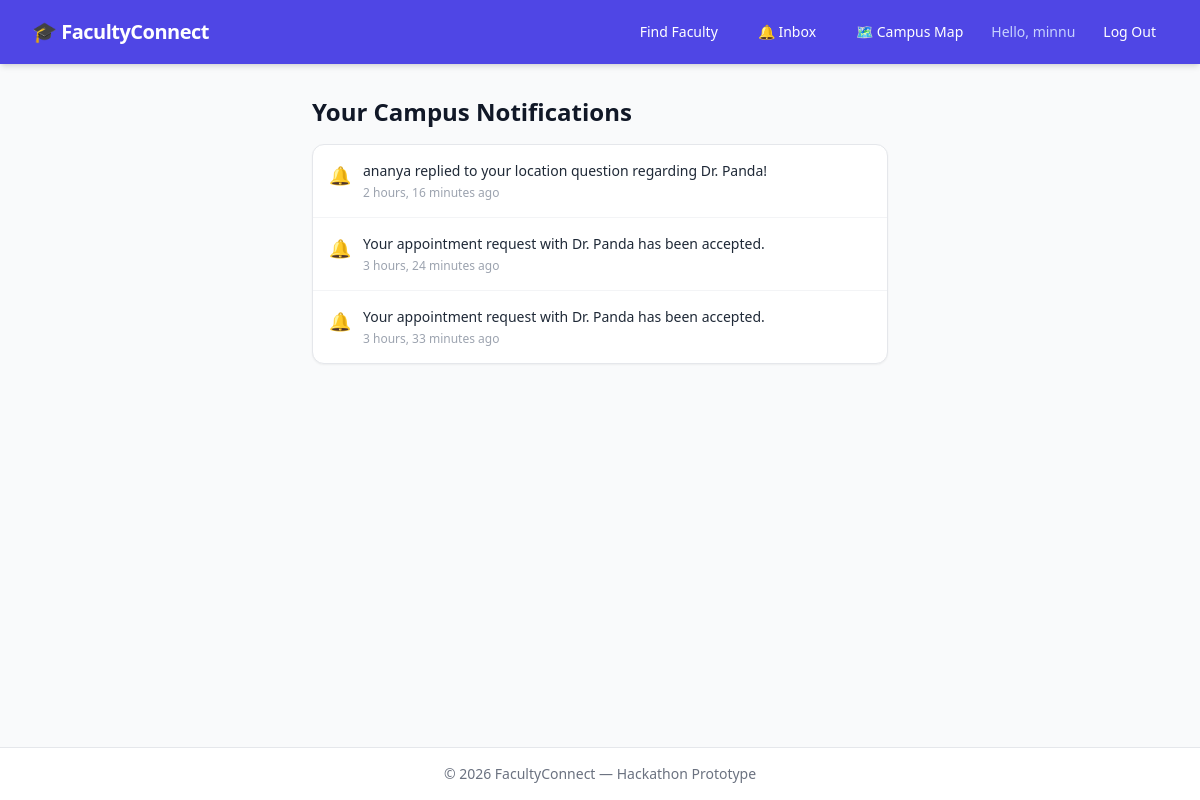
The page /community/notifications/ (signed in) on the database its author committed.
### accounts/models.py (models this page shows, shortened)
class CustomUser(AbstractUser):
    ROLE_CHOICES = (
        ('student', 'Student'),
        ('faculty', 'Faculty'),
        ('admin', 'Admin'),
    )
    role = models.CharField(max_length=10, choices=ROLE_CHOICES, default='student')

### community/models.py (models this page shows, shortened)
class Notification(models.Model):
    user = models.ForeignKey(settings.AUTH_USER_MODEL, on_delete=models.CASCADE, related_name='notifications')
    message = models.CharField(max_length=255)
    is_read = models.BooleanField(default=False)
    created_at = models.DateTimeField(auto_now_add=True)

### community/views.py (the view)
# urls.py: path('notifications/', views.view_notifications, name='notifications'),
@login_required
def view_notifications(request):
    notes = request.user.notifications.all().order_by('-created_at')
    request.user.notifications.filter(is_read=False).update(is_read=True)
    return render(request, 'community/notifications.html', {'notifications': notes})

### templates/community/notifications.html (shortened to what this page needs)
{% extends 'base.html' %}
{% block content %}
<div class="max-w-xl mx-auto space-y-4">
    <h1 class="text-2xl font-bold text-gray-900">Your Campus Notifications</h1>
    <div class="bg-white rounded-xl shadow-sm border border-gray-200 overflow-hidden divide-y divide-gray-100">
        {% for note in notifications %}
            <div class="p-4 {% if not note.is_read %}bg-indigo-50/50{% endif %} flex items-start space-x-3 text-sm">
                <span class="text-lg">🔔</span>
                <div class="flex-1">
                    <p class="text-gray-800 font-medium">{{ note.message }}</p>
                    <span class="text-xs text-gray-400 block mt-1">{{ note.created_at|timesince }} ago</span>
                </div>
            </div>
        {% empty %}
            <div class="p-8 text-center text-gray-500 text-sm">
                Your notification tray is currently empty.
            </div>
        {% endfor %}
    </div>
</div>
{% endblock %}

### templates/base.html (shortened to what this page needs)
<!DOCTYPE html>
<html lang="en">
<head>
    <script src="https://cdn.tailwindcss.com"></script>
</head>
<body class="bg-gray-50 font-sans text-gray-900 flex flex-col min-h-screen">
    <nav class="bg-indigo-600 text-white shadow-md">
        <div class="max-w-7xl mx-auto px-4 sm:px-6 lg:px-8">
            <div class="flex items-center justify-between h-16">
                <div class="flex items-center space-x-3">
                    <a href="{% url 'faculty:search' %}" class="text-xl font-bold tracking-tight">🎓 FacultyConnect</a>
                </div>
                <div class="flex items-center space-x-4">
                    <a href="{% url 'faculty:search' %}" class="px-3 py-2 rounded-md text-sm font-medium hover:bg-indigo-700 transition">Find Faculty</a>
                    <a href="{% url 'community:notifications' %}" class="px-3 py-2 rounded-md text-sm font-medium hover:bg-indigo-700 transition">🔔 Inbox</a>
                    <a href="{% url 'campus:map' %}" class="px-3 py-2 rounded-md text-sm font-medium hover:bg-indigo-700 transition">🗺️ Campus Map</a>
                    {% if user.is_authenticated %}
                        <span class="text-sm text-indigo-200">Hello, {{ user.username }}</span>
                        <form method="POST" action="{% url 'logout' %}" class="inline">
                            <button type="submit" class="px-3 py-2 rounded-md text-sm font-medium hover:bg-indigo-700 transition">Log Out</button>
                        </form>
                    {% else %}
                        <a href="{% url 'login' %}" class="px-3 py-2 rounded-md text-sm font-medium hover:bg-indigo-700 transition">Log In</a>
                    {% endif %}
                </div>
            </div>
        </div>
    </nav>
    <main class="flex-grow max-w-7xl w-full mx-auto px-4 sm:px-6 lg:px-8 py-8">
        {% block content %}
        {% endblock %}
    </main>
    <footer class="bg-white border-t border-gray-200 py-4 text-center text-sm text-gray-500">
        &copy; 2026 FacultyConnect — Hackathon Prototype
    </footer>
</body>
</html>

### rows shown on the page
CustomUser: username "minnu"
Notification: message "ananya replied to your location question regarding Dr. Panda!", created_at "2 hours, 16 minutes"
Notification: message "Your appointment request with Dr. Panda has been accepted.", created_at "3 hours, 24 minutes"
Notification: message "Your appointment request with Dr. Panda has been accepted.", created_at "3 hours, 33 minutes"
